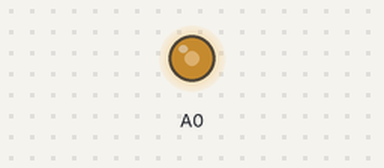
A sketch run on a simulated Arduino Uno R4 Minima. Parts: output pins drawn as LEDs (lit = HIGH). What the sketch prints to the serial monitor is not drawn.

Above: at 1.7 s.
Timing chart, 0 to 6.7 s (numbered marks = the images above):
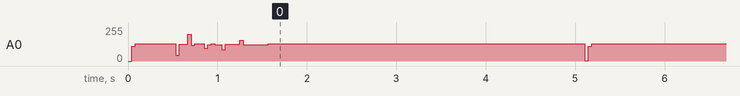

The sketch:

speaker_test.ino
```cpp
#include "heheheha.h"
#include "mimimimi.h"
#include "hmm.h"
#include "uwu.h"
#include "wilheim_scream.h"
#include "yawn.h"
#include "snore.h"
#include "bruh.h"
#include "annoyed_hmm.h"

// 1. Array of pointers (Unchanged)
const unsigned char* const sound_table[] PROGMEM = {
  he_he_he_ha_clash_royale_deep_fried,
  mimimi_clash_royale,
  minecraft_villager_sound_effect,
  cute_uwu,
  VOXScrm_Wilhelm_scream_ID_0477__BigSoundBank_com,
  clash_royale_yawning_emote,
  man_snoring_meme_ctrllNn_1_,
  movie_1,
  new2009pro_minecraft_villager_sound_15065
};

// 2. Matching array for lengths
// FIX: Use sizeof() directly on the original array names here!
const unsigned int sound_lengths[] PROGMEM = {
  sizeof(he_he_he_ha_clash_royale_deep_fried),
  sizeof(mimimi_clash_royale),
  sizeof(minecraft_villager_sound_effect),
  sizeof(cute_uwu),
  sizeof(VOXScrm_Wilhelm_scream_ID_0477__BigSoundBank_com),
  sizeof(clash_royale_yawning_emote),
  sizeof(man_snoring_meme_ctrllNn_1_),
  sizeof(movie_1),
  sizeof(new2009pro_minecraft_villager_sound_15065)
};

const int TOTAL_SOUNDS = sizeof(sound_table) / sizeof(sound_table[0]);
void playSound(int soundIndex) {
  // Safety check: Make sure the index actually exists
  if (soundIndex < 0 || soundIndex >= TOTAL_SOUNDS) {
    Serial.println("Error: Sound index out of range!");
    return;
  }

  // Fetch pointer and length from PROGMEM
  const unsigned char* current_sound = (const unsigned char*) pgm_read_ptr(&sound_table[soundIndex]);
  unsigned int current_length = pgm_read_word(&sound_lengths[soundIndex]);

  // Print the results
  Serial.print("Ready to play sound #");
  Serial.print(soundIndex);
  Serial.print(" | Size: ");
  Serial.print(current_length);
  Serial.println(" bytes");

  // FIX: Don't use sizeof() here! We already fetched the exact length from PROGMEM above.
  unsigned int totalSamples = current_length;

  for (long i = 0; i < totalSamples; i++) {
    // FIX: Use pgm_read_byte to safely extract the audio data from Flash memory
    byte audioSample = pgm_read_byte(&current_sound[i]);

    analogWrite(A0, audioSample); // Send the audio wave to pin A0
    delayMicroseconds(125);       // Wait exactly the right amount of time for 8000Hz
  }
}

void setup() {
  Serial.begin(9600); // FIX: Added this so your Serial.print statements actually work!

  // Tell the R4's DAC to use 8-bit mode, matching your 8-bit audio file
  analogWriteResolution(8);
}

void loop() {
  int index = 0;
  while (1) {
    playSound(index % TOTAL_SOUNDS);
    index++;
    delay(3000); // Wait 3 seconds before playing the next song clip
  }
}
```

Source omitted: annoyed_hmm.h (data table, 95621 bytes), bruh.h (data table, 40989 bytes), heheheha.h (data table, 97991 bytes), hmm.h (data table, 69969 bytes), mimimimi.h (data table, 186766 bytes), snore.h (data table, 297567 bytes), uwu.h (data table, 45817 bytes), lheim_scream.h (data table, 58862 bytes), yawn.h (data table, 130058 bytes)
